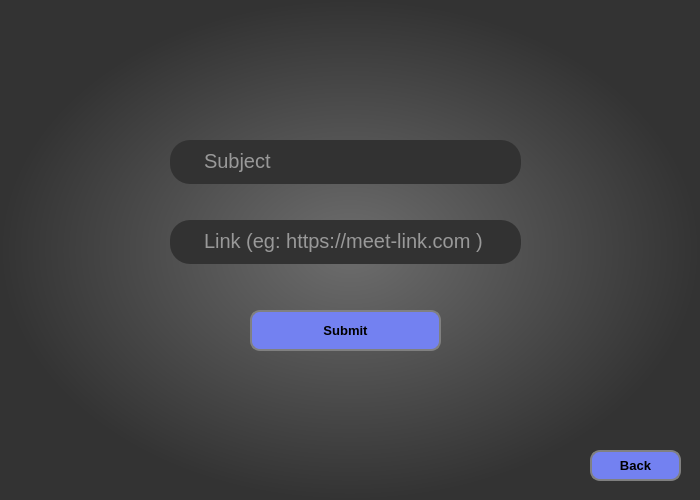
<?xml version="1.0" encoding="UTF-8"?>
<ui version="4.0">
 <class>addsubject</class>
 <widget class="QMainWindow" name="addsubject">
  <property name="geometry">
   <rect>
    <x>0</x>
    <y>0</y>
    <width>700</width>
    <height>500</height>
   </rect>
  </property>
  <property name="minimumSize">
   <size>
    <width>700</width>
    <height>500</height>
   </size>
  </property>
  <property name="maximumSize">
   <size>
    <width>700</width>
    <height>500</height>
   </size>
  </property>
  <property name="windowTitle">
   <string>Sleet</string>
  </property>
  <property name="styleSheet">
   <string notr="true">background-color: qradialgradient(spread:pad, cx:0.5, cy:0.5, radius:0.5, fx:0.5, fy:0.5, stop:0.0356633 rgba(107, 107, 107, 255), stop:1 rgba(51, 51, 51, 255));</string>
  </property>
  <widget class="QWidget" name="centralwidget">
   <widget class="QTextEdit" name="textEdit_2">
    <property name="enabled">
     <bool>true</bool>
    </property>
    <property name="geometry">
     <rect>
      <x>170</x>
      <y>140</y>
      <width>351</width>
      <height>44</height>
     </rect>
    </property>
    <property name="styleSheet">
     <string notr="true">background-color: qlineargradient(spread:pad, x1:0, y1:0, x2:1, y2:0, stop:1 rgba(50, 50, 50, 255));
border-radius : 20px;
 
color: rgb(255, 255, 255);
font-size:20px;
padding-left:30px;
padding-top : 5px;</string>
    </property>
    <property name="placeholderText">
     <string>Subject</string>
    </property>
   </widget>
   <widget class="QTextEdit" name="textEdit_4">
    <property name="enabled">
     <bool>true</bool>
    </property>
    <property name="geometry">
     <rect>
      <x>170</x>
      <y>220</y>
      <width>351</width>
      <height>44</height>
     </rect>
    </property>
    <property name="styleSheet">
     <string notr="true">background-color: qlineargradient(spread:pad, x1:0, y1:0, x2:1, y2:0, stop:1 rgba(50, 50, 50, 255));
border-radius : 20px;
 
color: rgb(255, 255, 255);
font-size:20px;
padding-left:30px;
padding-top : 5px;</string>
    </property>
    <property name="placeholderText">
     <string>Link (eg: https://meet-link.com )</string>
    </property>
   </widget>
   <widget class="QPushButton" name="instructionbtn_2">
    <property name="geometry">
     <rect>
      <x>250</x>
      <y>310</y>
      <width>191</width>
      <height>41</height>
     </rect>
    </property>
    <property name="styleSheet">
     <string notr="true">QPushButton{
background-color: rgb(115, 129, 241);
border-color: grey;
border-radius:10px ;
border-width:2px;
border-style:solid;
font-weight: bold;
transition: all 0.5s;
font-size:13px;
}
QPushButton:hover{

background-color:rgb(83, 83, 83);
border-color: black;
border-width:5px

	
}


</string>
    </property>
    <property name="text">
     <string>Submit</string>
    </property>
   </widget>
   <widget class="QPushButton" name="instructionbtn_6">
    <property name="geometry">
     <rect>
      <x>590</x>
      <y>450</y>
      <width>91</width>
      <height>31</height>
     </rect>
    </property>
    <property name="styleSheet">
     <string notr="true">QPushButton{
background-color: rgb(115, 129, 241);
border-color: grey;
border-radius:10px ;
border-width:2px;
border-style:solid;
font-weight: bold;
transition: all 0.5s;
font-size:13px;
}
QPushButton:hover{
background-color:rgb(83, 83, 83);
border-color: black;
border-width:5px

	
}


</string>
    </property>
    <property name="text">
     <string>Back</string>
    </property>
   </widget>
  </widget>
 </widget>
 <resources/>
 <connections/>
</ui>
